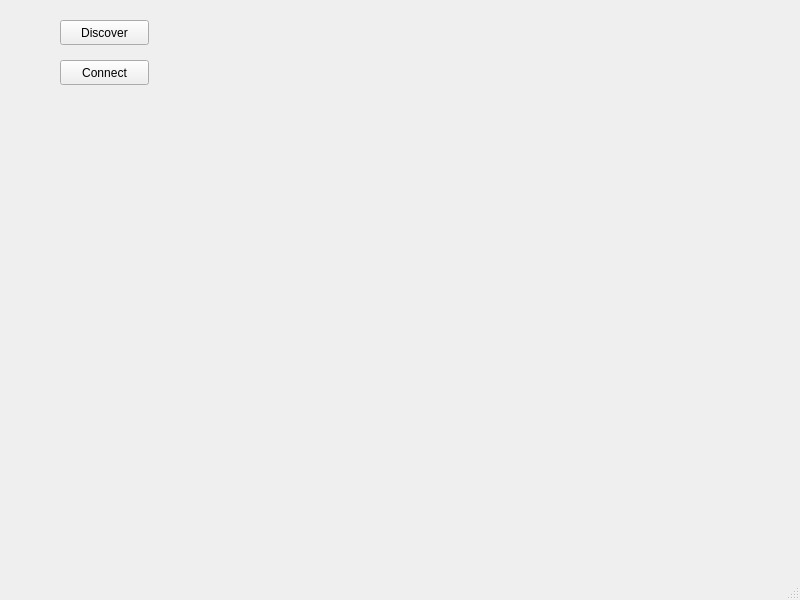
<?xml version="1.0" encoding="UTF-8"?>
<ui version="4.0">
 <class>MainWindow</class>
 <widget class="QMainWindow" name="MainWindow">
  <property name="geometry">
   <rect>
    <x>0</x>
    <y>0</y>
    <width>800</width>
    <height>600</height>
   </rect>
  </property>
  <property name="windowTitle">
   <string>MainWindow</string>
  </property>
  <widget class="QWidget" name="centralwidget">
   <widget class="QPushButton" name="pushButtonConnect">
    <property name="geometry">
     <rect>
      <x>60</x>
      <y>60</y>
      <width>89</width>
      <height>25</height>
     </rect>
    </property>
    <property name="text">
     <string>Connect</string>
    </property>
   </widget>
   <widget class="QPushButton" name="pushButtonSearch">
    <property name="geometry">
     <rect>
      <x>60</x>
      <y>20</y>
      <width>89</width>
      <height>25</height>
     </rect>
    </property>
    <property name="text">
     <string>Discover</string>
    </property>
   </widget>
  </widget>
  <widget class="QMenuBar" name="menubar">
   <property name="geometry">
    <rect>
     <x>0</x>
     <y>0</y>
     <width>800</width>
     <height>22</height>
    </rect>
   </property>
  </widget>
  <widget class="QStatusBar" name="statusbar"/>
 </widget>
 <resources/>
 <connections/>
</ui>
